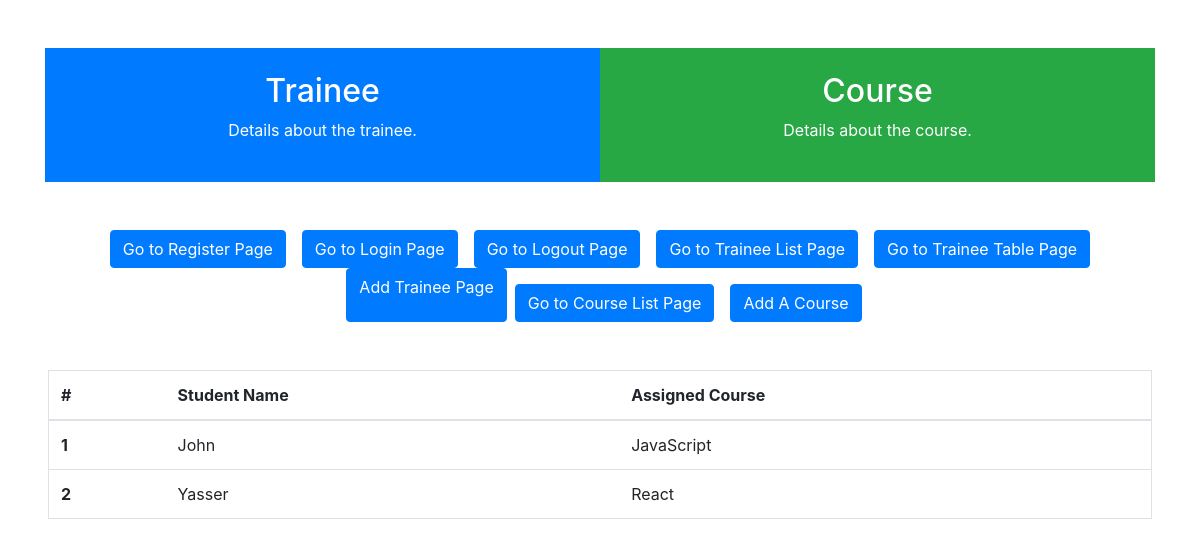
Before: /traineetable with the older database file.
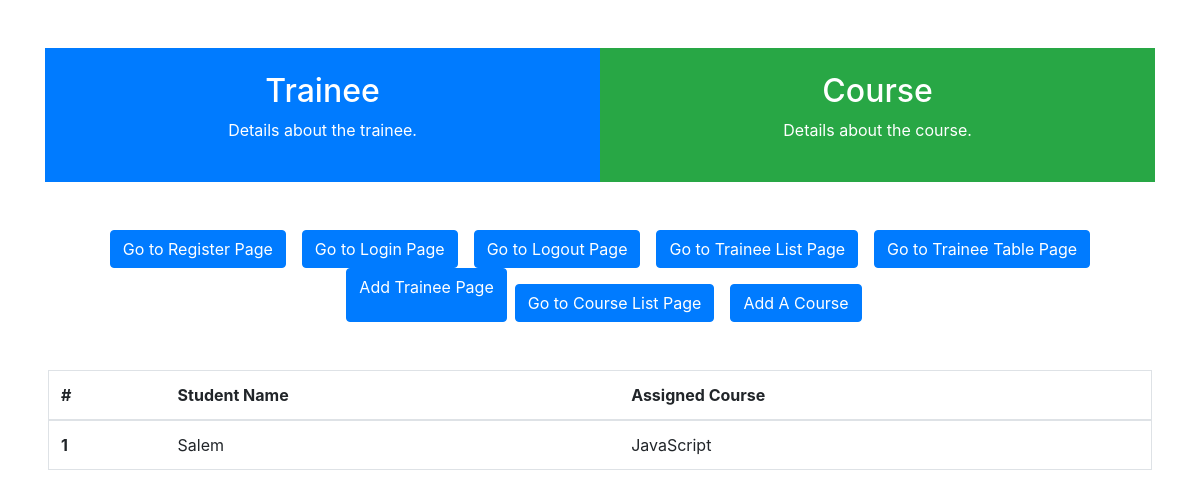
After: the same page with the newer database file.
### trainee/models.py (models this page shows, shortened)
class Trainee(models.Model):
    trainee = models.CharField(max_length=100)
    is_deleted = models.BooleanField(default=False)

class Course(models.Model):
    course = models.CharField(max_length=100)
    is_deleted = models.BooleanField(default=False)
    trainee = models.ForeignKey(Trainee, on_delete=models.CASCADE, null=True)

### trainee/views.py (the view)
# urls.py: path('traineetable', views.trainee_table, name="traineetable"),
def trainee_table(request):
    lst_trainees = Trainee.objects.all()
    lst_courses = Course.objects.all()
    two_combined_lists = zip(lst_trainees, lst_courses)
    return render(request, "trainee/trainee_table.html", {
        "trainee_course_lists": two_combined_lists
    })

### trainee/templates/trainee/trainee_table.html (shortened to what this page needs)
{% extends "trainee/layout.html" %}
{% block body %}
<div class="m-5">
<table class="table border">
    <thead>
        <tr>
            <th scope="col">#</th>
            <th scope="col">Student Name</th>
            <th scope="col">Assigned Course</th>
        </tr>
    </thead>
    <tbody>
        {% for trainee, course in trainee_course_lists %}
        <tr>
            <th scope="row">{{ forloop.counter }}</th>
            <td>{{ trainee.trainee }}</td>
            <td>{{ course.course }}</td>
        </tr>
        {% endfor %}
    </tbody>
</table>
</div>
{% endblock %}

Changed rows visible on the page:
removed Trainee: trainee "John", course "JavaScript"
changed Trainee: trainee "Yasser" → "Salem"; course "React" → "JavaScript"
